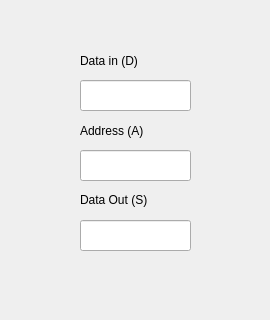
<?xml version="1.0" encoding="UTF-8"?>
<ui version="4.0">
 <class>RamWindow</class>
 <widget class="QDialog" name="RamWindow">
  <property name="geometry">
   <rect>
    <x>0</x>
    <y>0</y>
    <width>270</width>
    <height>320</height>
   </rect>
  </property>
  <property name="windowTitle">
   <string>RAM</string>
  </property>
  <property name="styleSheet">
   <string notr="true"/>
  </property>
  <widget class="QLineEdit" name="DataOutField">
   <property name="geometry">
    <rect>
     <x>80</x>
     <y>220</y>
     <width>111</width>
     <height>31</height>
    </rect>
   </property>
   <property name="readOnly">
    <bool>true</bool>
   </property>
  </widget>
  <widget class="QLabel" name="label_3">
   <property name="geometry">
    <rect>
     <x>80</x>
     <y>184</y>
     <width>111</width>
     <height>31</height>
    </rect>
   </property>
   <property name="text">
    <string>Data Out (S)</string>
   </property>
  </widget>
  <widget class="QLineEdit" name="AddressField">
   <property name="geometry">
    <rect>
     <x>80</x>
     <y>150</y>
     <width>111</width>
     <height>31</height>
    </rect>
   </property>
   <property name="readOnly">
    <bool>true</bool>
   </property>
  </widget>
  <widget class="QLabel" name="label_2">
   <property name="geometry">
    <rect>
     <x>80</x>
     <y>115</y>
     <width>111</width>
     <height>31</height>
    </rect>
   </property>
   <property name="text">
    <string>Address (A)</string>
   </property>
  </widget>
  <widget class="QLineEdit" name="DatainFIeld">
   <property name="geometry">
    <rect>
     <x>80</x>
     <y>80</y>
     <width>111</width>
     <height>31</height>
    </rect>
   </property>
   <property name="font">
    <font>
     <pointsize>1</pointsize>
    </font>
   </property>
   <property name="readOnly">
    <bool>true</bool>
   </property>
  </widget>
  <widget class="QLabel" name="label">
   <property name="geometry">
    <rect>
     <x>80</x>
     <y>45</y>
     <width>111</width>
     <height>31</height>
    </rect>
   </property>
   <property name="text">
    <string>Data in (D)</string>
   </property>
  </widget>
 </widget>
 <resources/>
 <connections/>
</ui>
